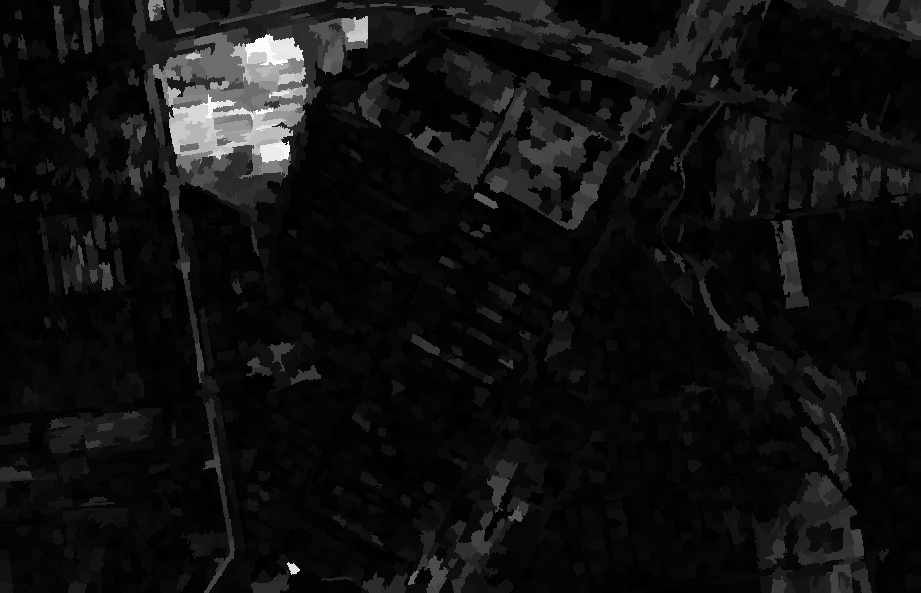
#> input picture result/SRGCAE_VerConc_DI.png, 921 x 593 px
$ python adaptive_fuse.py
#> lines starting #> are read from the running program, lines starting #| are printed output that depends on the picture
import imageio
import numpy as np
from aux_func.acc_ass import assess_accuracy
from aux_func.clustering import otsu


def fuse_DI():
    LocalGCN_DI = imageio.imread('./result/SRGCAE_VerConc_DI.png').astype(np.float32)
#> LocalGCN_DI: shape (593, 921) float32; min 0, max 255, mean 16.6
    NLocalGCN_DI = imageio.imread('./result/SRGCAE_EdgeConc_DI.png').astype(np.float32)
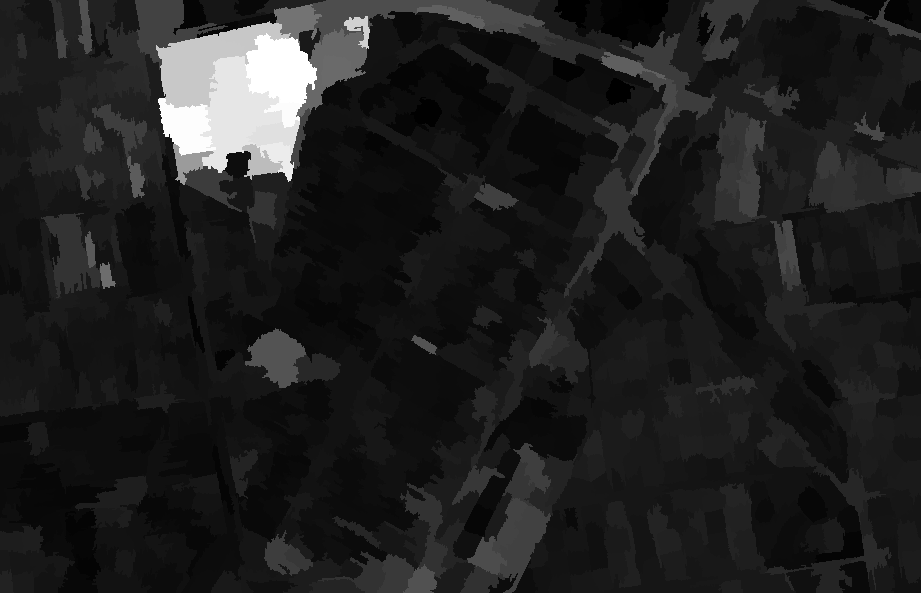
#> input picture result/SRGCAE_EdgeConc_DI.png, 921 x 593 px
#> NLocalGCN_DI: shape (593, 921) float32; min 0, max 255, mean 31.8
    height, width = LocalGCN_DI.shape
#> height = 593; width = 921
    alpha = np.var(LocalGCN_DI.reshape(-1))
#> alpha = 941.1
    beta = np.var(NLocalGCN_DI.reshape(-1))
#> beta = 1659.8
    fuse_DI = (alpha * LocalGCN_DI + beta * NLocalGCN_DI) / (alpha + beta)
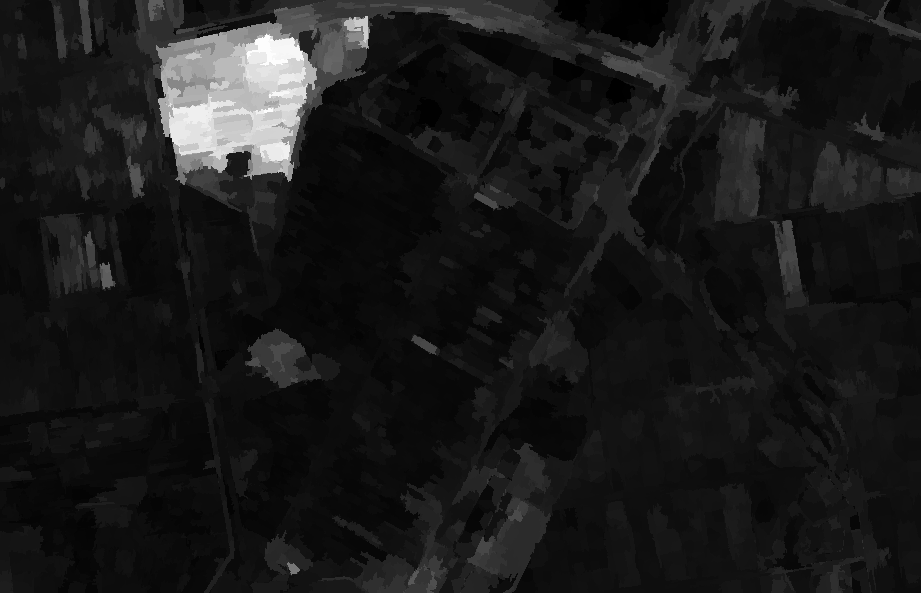
#> fuse_DI: shape (593, 921) float32; min 0, max 253.6, mean 26.3
    fuse_DI = np.reshape(fuse_DI, (height * width, 1))
    threshold = otsu(fuse_DI)
    fuse_DI = np.reshape(fuse_DI, (height, width))
    bcm = np.zeros((height, width)).astype(np.uint8)
    bcm[fuse_DI > threshold] = 255
    bcm[fuse_DI <= threshold] = 0
    imageio.imsave('./result/Adaptive_Fuse.png', bcm)

    fuse_DI = 255 * ((fuse_DI - np.min(fuse_DI)) / (np.max(fuse_DI) - np.min(fuse_DI)))
    imageio.imsave('./result/Adaptive_Fuse_DI.png', fuse_DI.astype(np.uint8))

    ground_truth_changed = imageio.imread('./data/SG/GT.png')
    ground_truth_unchanged = 255 - ground_truth_changed
    conf_mat, oa, f1, kappa_co = assess_accuracy(ground_truth_changed, ground_truth_unchanged, bcm)
    print(conf_mat)
    print(oa)
    print(f1)
    print(kappa_co)


if __name__ == '__main__':
    fuse_DI()
#> (the call stopped at in fuse_DI, `threshold = otsu(fuse_DI)`: aux_func is not available in this run)
